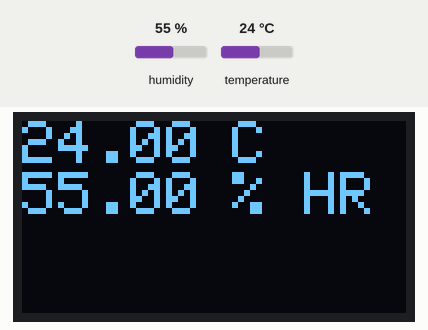
Bench run of a sketch on a simulated Arduino Uno, built with avr-gcc and run on an emulated ATmega328P. On the bench: 128×64 one-colour display. Inputs (shaded band) come from the test bench; at power-on: humidity 55 %, temperature 24 °C. What the sketch prints to the serial monitor is not drawn.

Above: at 8.8 s.
8.9 s: humidity set to 22 %
At 16.9 s:
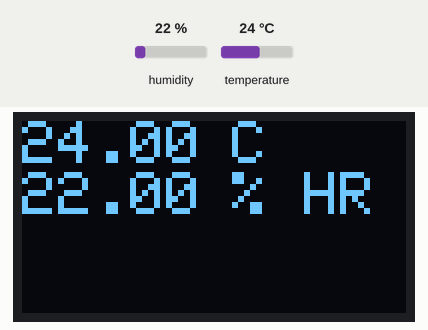
17.6 s: temperature set to 12 °C
At 25.3 s:
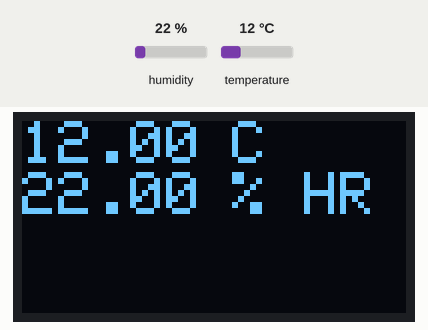
25.6 s: humidity set to 40 %
At 32.8 s:
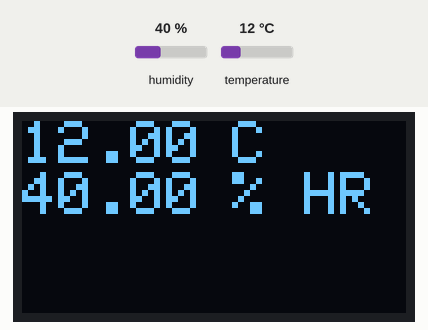
33.7 s: temperature set to 19 °C
At 41.4 s:
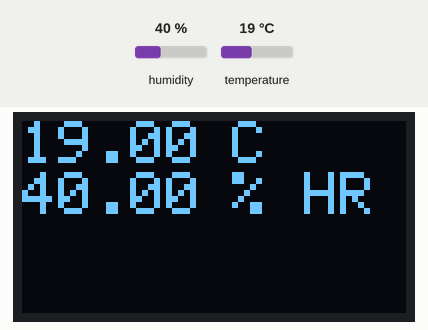
Timing chart, 0 to 42.7 s (numbered marks = the images above; inputs shaded):
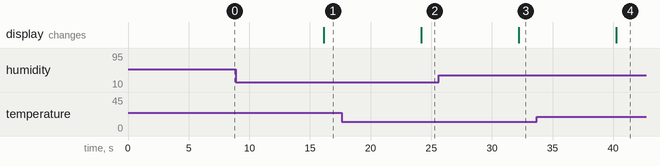

Measured:
- after the input at 8.9 s, the display: changes after 7.2 s (image 1)
- after the input at 17.6 s, the display: changes after 6.6 s (image 2)
- after the input at 25.6 s, the display: changes after 6.6 s (image 3)
- after the input at 33.7 s, the display: changes after 6.5 s (image 4)

The sketch:

th-monitor.ino
```cpp
#include <SPI.h>
#include <Wire.h>
#include <Adafruit_GFX.h>
#include <Adafruit_SSD1306.h>
#include "DHT.h"
#include "LowPower.h"

#define OLED_RESET 4
Adafruit_SSD1306 display(OLED_RESET);

#define pinDHT 2
#define DHTTYPE DHT22
DHT dht(pinDHT, DHTTYPE);
float h,t;
void setup(){

  Serial.begin(19200);

  dht.begin();

  display.begin(SSD1306_SWITCHCAPVCC, 0x3C);
  display.clearDisplay();

  display.setTextSize(2);
  display.setTextColor(WHITE);
  display.setCursor(0,0);
  display.println("TH Monitor");
  display.setCursor(0,17);
  display.println("DrMaker.es");
}

void loop(){
  Serial.println("Wake up!");
  checkTH();
  print(t,h);
  Serial.println("Going to sleep...");
  LowPower.powerDown(SLEEP_8S, ADC_OFF, BOD_OFF);

}

void print(float _t, float _h){
  display.clearDisplay();

  display.setTextSize(2);
  display.setTextColor(WHITE);
  display.setCursor(0,0);
  display.print(_t);
  display.setCursor(70,0);
  display.print("C");
  display.setCursor(0,17);
  display.print(_h);
  display.setCursor(70,17);
  display.print("% HR");
  display.display();
}
void checkTH(){
  h = dht.readHumidity();
  // Read temperature as Celsius (the default)
  t = dht.readTemperature();
  // Check if any reads failed and exit early (to try again).
  if (isnan(h) || isnan(t)) {
    Serial.println("Failed to read from DHT sensor!");
    return;
  }else{
    Serial.print("t=");
    Serial.print(t);
    Serial.print("\t h=");
    Serial.println(h);
  }
}
```
